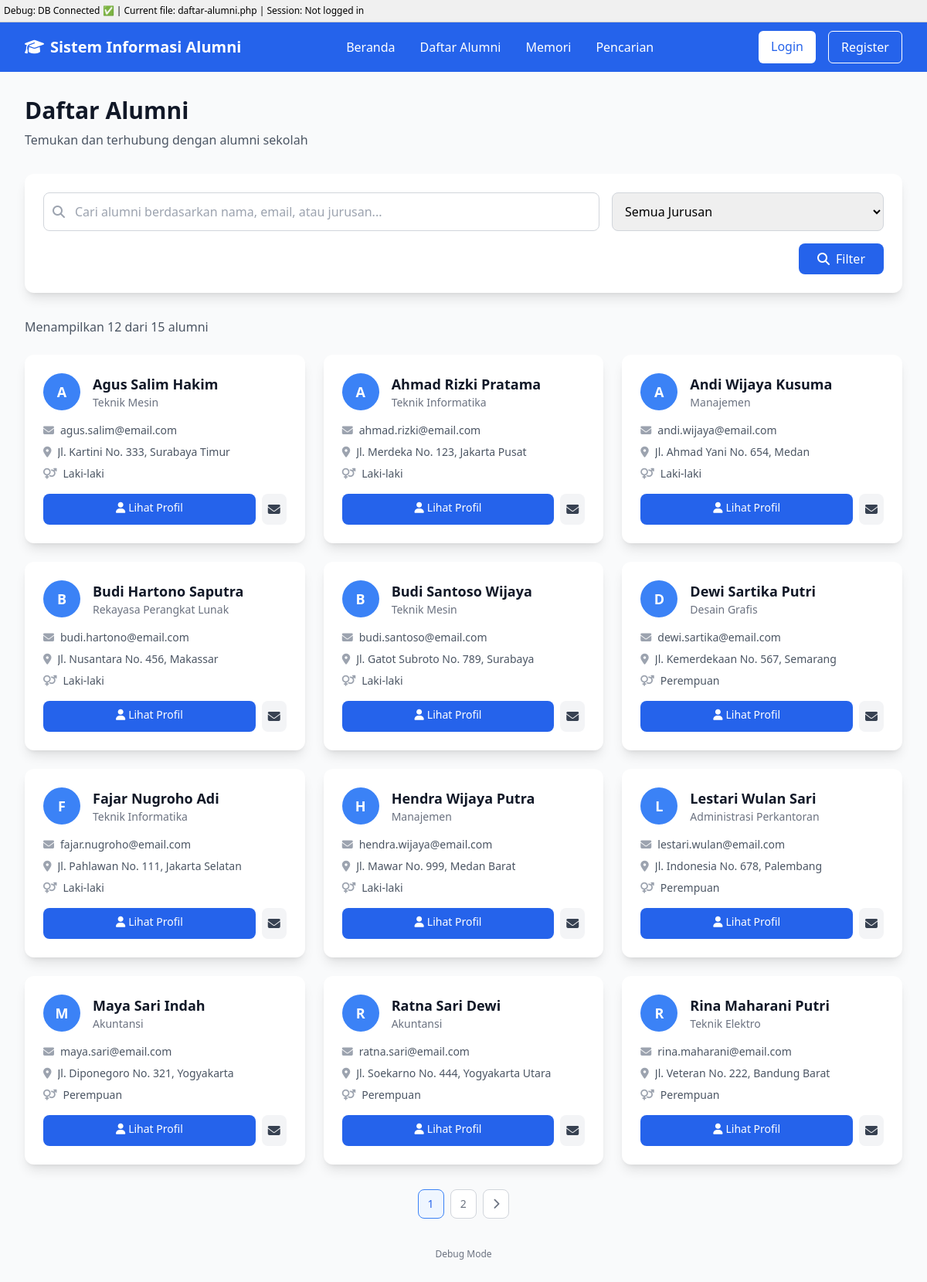
The app's page /daftar-alumni.php with its own data.
### tables this page shows
CREATE TABLE IF NOT EXISTS alumni (
  id_alumni INT(5) NOT NULL AUTO_INCREMENT,
  id_admin INT(5) NOT NULL,
  id_jurusan INT(5) NOT NULL,
  nama VARCHAR(50) NOT NULL,
  jenis_kelamin ENUM('L','P') NOT NULL,
  email VARCHAR(50) NOT NULL,
  alamat TEXT NOT NULL,
  foto VARCHAR(50) NOT NULL,
  PRIMARY KEY (id_alumni),
  KEY id_admin (id_admin),
  KEY id_jurusan (id_jurusan),
  CONSTRAINT alumni_ibfk_1 FOREIGN KEY (id_admin) REFERENCES admin (id_admin),
  CONSTRAINT alumni_ibfk_2 FOREIGN KEY (id_jurusan) REFERENCES jurusan (id_jurusan)
);

CREATE TABLE IF NOT EXISTS jurusan (
  id_jurusan INT(5) NOT NULL AUTO_INCREMENT,
  nama_jurusan VARCHAR(50) NOT NULL,
  PRIMARY KEY (id_jurusan)
);

### daftar-alumni.php (the view, shortened to what this page needs)
<?php
include 'includes/header.php';
$debug_info = '';
$limit = 12;
$page = isset($_GET['page']) ? (int)$_GET['page'] : 1;
$start = ($page - 1) * $limit;
$search = isset($_GET['search']) ? mysqli_real_escape_string($conn, $_GET['search']) : '';
$jurusan_filter = isset($_GET['jurusan']) ? (int)$_GET['jurusan'] : 0;
$query = "SELECT a.*, j.nama_jurusan FROM alumni a
          JOIN jurusan j ON a.id_jurusan = j.id_jurusan";
$debug_info .= "Main query: $query<br>";
$count_query = str_replace("a.*, j.nama_jurusan", "COUNT(*) as total", $query);
$count_result = mysqli_query($conn, $count_query);
if (!$count_result) {
    $debug_info .= "Count query error: " . mysqli_error($conn) . "<br>";
    $total_records = 0;
} else {
    $total_records = mysqli_fetch_assoc($count_result)['total'];
}
$total_pages = ceil($total_records / $limit);
$query .= " ORDER BY a.nama ASC LIMIT $start, $limit";
$result = mysqli_query($conn, $query);
?>
<div class="min-h-screen bg-gray-50 py-8">
    <div class="max-w-7xl mx-auto px-4 sm:px-6 lg:px-8">
        <div class="mb-8">
            <h1 class="text-3xl font-bold text-gray-900 mb-2">Daftar Alumni</h1>
            <p class="text-gray-600">Temukan dan terhubung dengan alumni sekolah</p>
        </div>
        <div class="bg-white rounded-xl shadow-lg p-6 mb-8">
            <form method="GET" action="">
                <div class="grid grid-cols-1 md:grid-cols-3 gap-4">
                    <div class="md:col-span-2">
                        <div class="relative">
                            <div class="absolute inset-y-0 left-0 pl-3 flex items-center pointer-events-none">
                            </div>
                            <input type="text" name="search" value="<?php echo htmlspecialchars($search); ?>"
                                   placeholder="Cari alumni berdasarkan nama, email, atau jurusan..."
                                   class="block w-full pl-10 pr-3 py-3 border border-gray-300 rounded-lg focus:outline-none focus:ring-2 focus:ring-blue-500 focus:border-blue-500">
                        </div>
                    </div>
                    <div>
                        <select name="jurusan" class="block w-full py-3 px-3 border border-gray-300 rounded-lg focus:outline-none focus:ring-2 focus:ring-blue-500 focus:border-blue-500">
                            <option value="0">Semua Jurusan</option>
                        </select>
                    </div>
                </div>
                <div class="mt-4 flex justify-end">
                    <button type="submit" class="bg-blue-600 text-white px-6 py-2 rounded-lg hover:bg-blue-700 transition duration-300">
                        <i class="fas fa-search mr-2"></i>Filter
                    </button>
                </div>
            </form>
        </div>
        <div class="mb-6">
            <p class="text-gray-600">
                Menampilkan <?php echo $result ? mysqli_num_rows($result) : 0; ?> dari <?php echo $total_records; ?> alumni
            </p>
        </div>
        <div class="grid grid-cols-1 md:grid-cols-2 lg:grid-cols-3 xl:grid-cols-4 gap-6 mb-8">
            <?php if($result && mysqli_num_rows($result) > 0): ?>
                <?php while($alumni = mysqli_fetch_assoc($result)): ?>
                    <div class="bg-white rounded-xl shadow-lg overflow-hidden card-hover">
                        <div class="p-6">
                            <div class="flex items-center mb-4">
                                <div class="bg-blue-500 w-12 h-12 rounded-full flex items-center justify-center text-white font-bold text-lg">
                                    <?php echo strtoupper(substr($alumni['nama'], 0, 1)); ?>
                                </div>
                                <div class="ml-4">
                                    <h3 class="text-lg font-semibold text-gray-900"><?php echo htmlspecialchars($alumni['nama']); ?></h3>
                                    <p class="text-sm text-gray-500"><?php echo htmlspecialchars($alumni['nama_jurusan']); ?></p>
                                </div>
                            </div>
                            <div class="space-y-2 mb-4">
                                <div class="flex items-center text-sm text-gray-600">
                                    <i class="fas fa-envelope mr-2 text-gray-400"></i>
                                    <span class="truncate"><?php echo htmlspecialchars($alumni['email']); ?></span>
                                </div>
                                <div class="flex items-center text-sm text-gray-600">
                                    <i class="fas fa-map-marker-alt mr-2 text-gray-400"></i>
                                    <span class="truncate"><?php echo htmlspecialchars($alumni['alamat']); ?></span>
                                </div>
                                <div class="flex items-center text-sm text-gray-600">
                                    <i class="fas fa-venus-mars mr-2 text-gray-400"></i>
                                    <span><?php echo ($alumni['jenis_kelamin'] == 'L') ? 'Laki-laki' : 'Perempuan'; ?></span>
                                </div>
                            </div>
                            <div class="flex space-x-2">
                                <a href="profil-alumni.php?id=<?php echo $alumni['id_alumni']; ?>"
                                   class="flex-1 bg-blue-600 text-white text-center py-2 px-4 rounded-lg hover:bg-blue-700 transition duration-300 text-sm">
                                    <i class="fas fa-user mr-1"></i>Lihat Profil
                                </a>
                                <a href="mailto:<?php echo htmlspecialchars($alumni['email']); ?>"
                                   class="bg-gray-100 text-gray-700 p-2 rounded-lg hover:bg-gray-200 transition duration-300">
                                    <i class="fas fa-envelope"></i>
                                </a>
                            </div>
                        </div>
                    </div>
                <?php endwhile; ?>
            <?php endif; ?>
        </div>
        <?php if($total_pages > 1): ?>
            <div class="flex justify-center">
                <nav class="flex items-center space-x-2">
                    <?php for($i = max(1, $page - 2); $i <= min($total_pages, $page + 2); $i++): ?>
                        <a href="?page=<?php echo $i; ?>&search=<?php echo urlencode($search); ?>&jurusan=<?php echo $jurusan_filter; ?><?php echo isset($_GET['debug']) ? '&debug=1' : ''; ?>"
                           class="px-3 py-2 text-sm font-medium <?php echo ($page == $i) ? 'text-blue-600 bg-blue-50 border-blue-500' : 'text-gray-500 bg-white border-gray-300'; ?> border rounded-lg hover:bg-gray-50">
                            <?php echo $i; ?>
                        </a>
                    <?php endfor; ?>
                    <?php if($page < $total_pages): ?>
                        <a href="?page=<?php echo $page + 1; ?>&search=<?php echo urlencode($search); ?>&jurusan=<?php echo $jurusan_filter; ?><?php echo isset($_GET['debug']) ? '&debug=1' : ''; ?>"
                           class="px-3 py-2 text-sm font-medium text-gray-500 bg-white border border-gray-300 rounded-lg hover:bg-gray-50">
                            <i class="fas fa-chevron-right"></i>
                        </a>
                    <?php endif; ?>
                </nav>
            </div>
        <?php endif; ?>
        <div class="mt-8 text-center">
            <a href="daftar-alumni.php?debug=1" class="text-xs text-gray-500">Debug Mode</a>
        </div>
    </div>
</div>
<?php include 'includes/footer.php'; ?>

### includes/header.php (style rules this page uses)
.card-hover { transition: transform 0.2s ease-in-out, box-shadow 0.2s ease-in-out; }

### records on screen
alumni: nama "A", nama "Agus Salim Hakim", id_jurusan.nama_jurusan "Teknik Mesin", email "agus.salim@email.com", alamat "Jl. Kartini No. 333, Surabaya Timur", jenis_kelamin "Laki-laki"
alumni: nama "A", nama "Ahmad Rizki Pratama", id_jurusan.nama_jurusan "Teknik Informatika", email "ahmad.rizki@email.com", alamat "Jl. Merdeka No. 123, Jakarta Pusat", jenis_kelamin "Laki-laki"
alumni: nama "A", nama "Andi Wijaya Kusuma", id_jurusan.nama_jurusan "Manajemen", email "andi.wijaya@email.com", alamat "Jl. Ahmad Yani No. 654, Medan", jenis_kelamin "Laki-laki"
alumni: nama "B", nama "Budi Hartono Saputra", id_jurusan.nama_jurusan "Rekayasa Perangkat Lunak", email "budi.hartono@email.com", alamat "Jl. Nusantara No. 456, Makassar", jenis_kelamin "Laki-laki"
alumni: nama "B", nama "Budi Santoso Wijaya", id_jurusan.nama_jurusan "Teknik Mesin", email "budi.santoso@email.com", alamat "Jl. Gatot Subroto No. 789, Surabaya", jenis_kelamin "Laki-laki"
alumni: nama "D", nama "Dewi Sartika Putri", id_jurusan.nama_jurusan "Desain Grafis", email "dewi.sartika@email.com", alamat "Jl. Kemerdekaan No. 567, Semarang", jenis_kelamin "Perempuan"
alumni: nama "F", nama "Fajar Nugroho Adi", id_jurusan.nama_jurusan "Teknik Informatika", email "fajar.nugroho@email.com", alamat "Jl. Pahlawan No. 111, Jakarta Selatan", jenis_kelamin "Laki-laki"
alumni: nama "H", nama "Hendra Wijaya Putra", id_jurusan.nama_jurusan "Manajemen", email "hendra.wijaya@email.com", alamat "Jl. Mawar No. 999, Medan Barat", jenis_kelamin "Laki-laki"
alumni: nama "L", nama "Lestari Wulan Sari", id_jurusan.nama_jurusan "Administrasi Perkantoran", email "lestari.wulan@email.com", alamat "Jl. Indonesia No. 678, Palembang", jenis_kelamin "Perempuan"
alumni: nama "M", nama "Maya Sari Indah", id_jurusan.nama_jurusan "Akuntansi", email "maya.sari@email.com", alamat "Jl. Diponegoro No. 321, Yogyakarta", jenis_kelamin "Perempuan"
alumni: nama "R", nama "Ratna Sari Dewi", id_jurusan.nama_jurusan "Akuntansi", email "ratna.sari@email.com", alamat "Jl. Soekarno No. 444, Yogyakarta Utara", jenis_kelamin "Perempuan"
alumni: nama "R", nama "Rina Maharani Putri", id_jurusan.nama_jurusan "Teknik Elektro", email "rina.maharani@email.com", alamat "Jl. Veteran No. 222, Bandung Barat", jenis_kelamin "Perempuan"

### other values on screen
basename($_SERVER['PHP_SELF']) "daftar-alumni.php"
mysqli_num_rows($result) "12"
$total_records "15"
